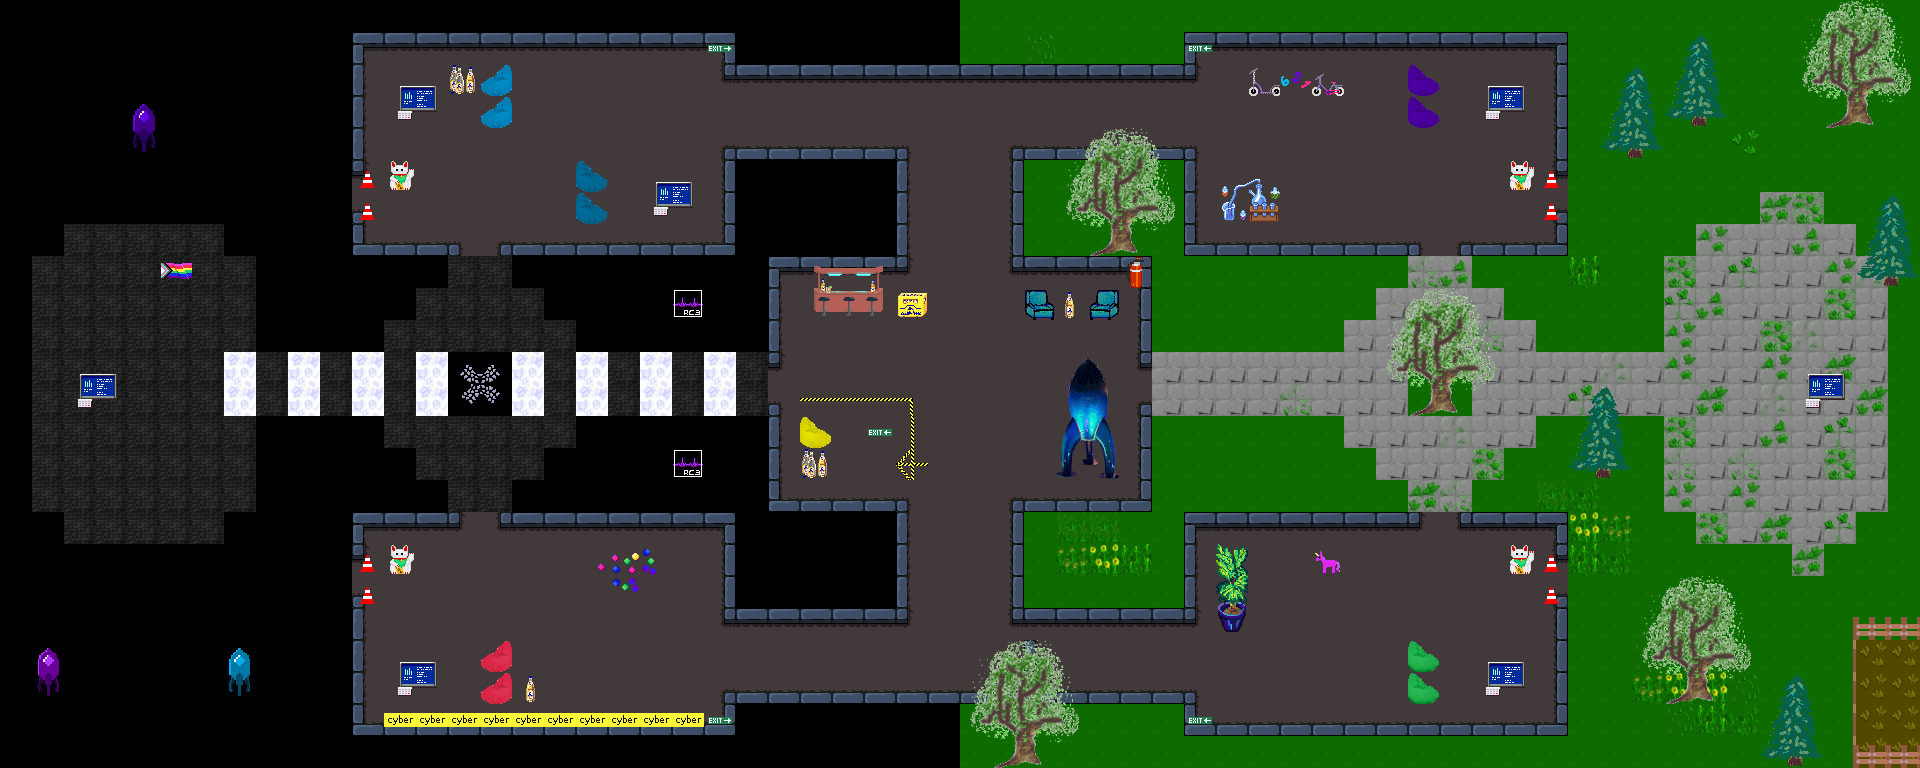

Below is a game level as drawn by its tile map, then a one-line description and the .tmx that defines it (tile-layer data replaced by summaries):
An orthogonal 60x24 tile map with 32x32 px tiles, 19 tile layers (exit_Black, forest-exit, forest-start, exit, ...), 11 tilesets.

<map version="1.4" tiledversion="1.4.2" orientation="orthogonal" renderorder="right-down" width="60" height="24" tilewidth="32" tileheight="32" infinite="0" nextlayerid="24" nextobjectid="1">
 <editorsettings>
  <export target="retrodungeon.json" format="json" />
 </editorsettings>
 <tileset firstgid="1" name="dungeon" tilewidth="32" tileheight="32" tilecount="64" columns="8">
  <image source="tiles/dungeon.png" width="256" height="256" />
  <tile id="0">
   <properties>
    <property name="collides" type="bool" value="true" />
   </properties>
  </tile>
  <tile id="1">
   <properties>
    <property name="collides" type="bool" value="true" />
   </properties>
  </tile>
  <tile id="2">
   <properties>
    <property name="collides" type="bool" value="true" />
   </properties>
  </tile>
  <tile id="3">
   <properties>
    <property name="collides" type="bool" value="true" />
   </properties>
  </tile>
  <tile id="4">
   <properties>
    <property name="collides" type="bool" value="true" />
   </properties>
  </tile>
  <tile id="5">
   <properties>
    <property name="collides" type="bool" value="true" />
   </properties>
  </tile>
  <tile id="6">
   <properties>
    <property name="collides" type="bool" value="true" />
   </properties>
  </tile>
  <tile id="7">
   <properties>
    <property name="collides" type="bool" value="true" />
   </properties>
  </tile>
  <tile id="8">
   <properties>
    <property name="collides" type="bool" value="true" />
   </properties>
  </tile>
  <tile id="9">
   <properties>
    <property name="collides" type="bool" value="true" />
   </properties>
  </tile>
  <tile id="10">
   <properties>
    <property name="collides" type="bool" value="true" />
   </properties>
  </tile>
  <tile id="11">
   <properties>
    <property name="collides" type="bool" value="true" />
   </properties>
  </tile>
  <tile id="12">
   <properties>
    <property name="collides" type="bool" value="true" />
   </properties>
  </tile>
  <tile id="13">
   <properties>
    <property name="collides" type="bool" value="true" />
   </properties>
  </tile>
  <tile id="14">
   <properties>
    <property name="collides" type="bool" value="true" />
   </properties>
  </tile>
  <tile id="15">
   <properties>
    <property name="collides" type="bool" value="true" />
   </properties>
  </tile>
  <tile id="16">
   <properties>
    <property name="collides" type="bool" value="true" />
   </properties>
  </tile>
  <tile id="17">
   <properties>
    <property name="collides" type="bool" value="true" />
   </properties>
  </tile>
  <tile id="18">
   <properties>
    <property name="collides" type="bool" value="true" />
   </properties>
  </tile>
  <tile id="19">
   <properties>
    <property name="collides" type="bool" value="true" />
   </properties>
  </tile>
  <tile id="20">
   <properties>
    <property name="collides" type="bool" value="true" />
   </properties>
  </tile>
  <tile id="21">
   <properties>
    <property name="collides" type="bool" value="true" />
   </properties>
  </tile>
  <tile id="22">
   <properties>
    <property name="collides" type="bool" value="true" />
   </properties>
  </tile>
  <tile id="23">
   <properties>
    <property name="collides" type="bool" value="true" />
   </properties>
  </tile>
  <tile id="24">
   <properties>
    <property name="collides" type="bool" value="false" />
   </properties>
  </tile>
  <tile id="25">
   <properties>
    <property name="collides" type="bool" value="false" />
   </properties>
  </tile>
  <tile id="26">
   <properties>
    <property name="collides" type="bool" value="true" />
   </properties>
  </tile>
  <tile id="27">
   <properties>
    <property name="collides" type="bool" value="true" />
   </properties>
  </tile>
  <tile id="28">
   <properties>
    <property name="collides" type="bool" value="false" />
   </properties>
  </tile>
  <tile id="29">
   <properties>
    <property name="collides" type="bool" value="true" />
   </properties>
  </tile>
  <tile id="30">
   <properties>
    <property name="collides" type="bool" value="false" />
   </properties>
  </tile>
  <tile id="31">
   <properties>
    <property name="collides" type="bool" value="false" />
   </properties>
  </tile>
  <tile id="32">
   <properties>
    <property name="collides" type="bool" value="false" />
   </properties>
  </tile>
  <tile id="33">
   <properties>
    <property name="collides" type="bool" value="false" />
   </properties>
  </tile>
  <tile id="34">
   <properties>
    <property name="collides" type="bool" value="true" />
   </properties>
  </tile>
  <tile id="35">
   <properties>
    <property name="collides" type="bool" value="true" />
   </properties>
  </tile>
  <tile id="36">
   <properties>
    <property name="collides" type="bool" value="false" />
   </properties>
  </tile>
  <tile id="37">
   <properties>
    <property name="collides" type="bool" value="false" />
   </properties>
  </tile>
  <tile id="38">
   <properties>
    <property name="collides" type="bool" value="false" />
   </properties>
  </tile>
  <tile id="39">
   <properties>
    <property name="collides" type="bool" value="false" />
   </properties>
  </tile>
  <tile id="40">
   <properties>
    <property name="collides" type="bool" value="false" />
   </properties>
  </tile>
  <tile id="41">
   <properties>
    <property name="collides" type="bool" value="false" />
   </properties>
  </tile>
  <tile id="42">
   <properties>
    <property name="collides" type="bool" value="true" />
   </properties>
  </tile>
  <tile id="43">
   <properties>
    <property name="collides" type="bool" value="true" />
   </properties>
  </tile>
  <tile id="44">
   <properties>
    <property name="collides" type="bool" value="true" />
   </properties>
  </tile>
  <tile id="45">
   <properties>
    <property name="collides" type="bool" value="false" />
   </properties>
  </tile>
  <tile id="46">
   <properties>
    <property name="collides" type="bool" value="false" />
   </properties>
  </tile>
  <tile id="47">
   <properties>
    <property name="collides" type="bool" value="false" />
   </properties>
  </tile>
  <tile id="48">
   <properties>
    <property name="collides" type="bool" value="false" />
   </properties>
  </tile>
  <tile id="49">
   <properties>
    <property name="collides" type="bool" value="false" />
   </properties>
  </tile>
  <tile id="50">
   <properties>
    <property name="collides" type="bool" value="true" />
   </properties>
  </tile>
  <tile id="51">
   <properties>
    <property name="collides" type="bool" value="true" />
   </properties>
  </tile>
  <tile id="52">
   <properties>
    <property name="collides" type="bool" value="false" />
   </properties>
  </tile>
  <tile id="53">
   <properties>
    <property name="collides" type="bool" value="false" />
   </properties>
  </tile>
  <tile id="54">
   <properties>
    <property name="collides" type="bool" value="false" />
   </properties>
  </tile>
  <tile id="55">
   <properties>
    <property name="collides" type="bool" value="false" />
   </properties>
  </tile>
 </tileset>
 <tileset firstgid="65" name="floortileset" tilewidth="32" tileheight="32" tilecount="64" columns="8">
  <image source="tiles/floortileset.png" width="256" height="256" />
 </tileset>
 <tileset firstgid="129" name="rc3-mullana-colors-128" tilewidth="32" tileheight="32" tilecount="128" columns="16">
  <image source="tiles/rc3-mullana-colors-128.png" width="512" height="256" />
 </tileset>
 <tileset firstgid="257" name="mapUtilities" tilewidth="32" tileheight="32" tilecount="9" columns="9">
  <image source="tiles/mapUtilities.png" width="288" height="32" />
 </tileset>
 <tileset firstgid="266" name="rc3_style_set" tilewidth="32" tileheight="32" tilecount="28" columns="4">
  <image source="tiles/rc3_style_set.png" width="128" height="224" />
 </tileset>
 <tileset firstgid="294" name="cert_safety" tilewidth="32" tileheight="32" tilecount="1024" columns="16">
  <image source="tiles/cert_safety.png" width="512" height="2048" />
 </tileset>
 <tileset firstgid="1318" name="cert_misc" tilewidth="32" tileheight="32" tilecount="1024" columns="16">
  <image source="tiles/misc.png" width="512" height="2048" />
 </tileset>
 <tileset firstgid="2342" name="rc3-mullana-objects" tilewidth="32" tileheight="32" tilecount="128" columns="16">
  <image source="tiles/rc3-mullana-objects.png" width="512" height="256" />
 </tileset>
 <tileset firstgid="2470" name="minideko" tilewidth="32" tileheight="32" tilecount="91" columns="7">
  <image source="tiles/minideko.png" width="224" height="416" />
 </tileset>
 <tileset firstgid="2561" name="dk_garden" tilewidth="32" tileheight="32" tilecount="192" columns="16">
  <image source="tiles/dk_garden.png" width="512" height="384" />
 </tileset>
 <tileset firstgid="2753" name="garden" tilewidth="32" tileheight="32" tilecount="100" columns="10">
  <image source="tiles/garden.png" width="320" height="320" />
 </tileset>
 <layer id="21" name="exit_Black" width="60" height="24">
  <properties>
   <property name="exitSceneUrl" value="retrodungeon.json#start" />
  </properties>
  <data>[1440 cells, 74 non-empty, 1 distinct tile ids]</data>
 </layer>
 <layer id="20" name="forest-exit" width="60" height="24">
  <properties>
   <property name="exitSceneUrl" value="retrodungeon.json#forest-start" />
  </properties>
  <data>[1440 cells, 23 non-empty, 1 distinct tile ids]</data>
 </layer>
 <layer id="19" name="forest-start" width="60" height="24">
  <properties>
   <property name="startLayer" type="bool" value="true" />
  </properties>
  <data>[1440 cells, 7 non-empty, 1 distinct tile ids]</data>
 </layer>
 <layer id="18" name="exit" width="60" height="24">
  <properties>
   <property name="exitSceneUrl" value="main.json#fromRetroDungeon" />
  </properties>
  <data>[1440 cells, 19 non-empty, 1 distinct tile ids]</data>
 </layer>
 <layer id="3" name="start" width="60" height="24">
  <data>[1440 cells, 24 non-empty, 1 distinct tile ids]</data>
 </layer>
 <layer id="22" name="silent" width="60" height="24">
  <properties>
   <property name="silent" type="bool" value="true" />
  </properties>
  <data>[1440 cells, 101 non-empty, 1 distinct tile ids]</data>
 </layer>
 <layer id="9" name="url_TIM" width="60" height="24">
  <properties>
   <property name="openWebsite" value="https://archive.org/details/the_incredible_machine_1992" />
  </properties>
  <data>[1440 cells, 16 non-empty, 1 distinct tile ids]</data>
 </layer>
 <layer id="17" name="url_LodeRunner" width="60" height="24">
  <properties>
   <property name="openWebsite" value="https://archive.org/details/a8b_Lode_Runner_1983_Broderbund_US" />
  </properties>
  <data>[1440 cells, 16 non-empty, 1 distinct tile ids]</data>
 </layer>
 <layer id="16" name="url_Pong" width="60" height="24">
  <properties>
   <property name="openWebsite" value="https://www.ponggame.org/" />
  </properties>
  <data>[1440 cells, 16 non-empty, 1 distinct tile ids]</data>
 </layer>
 <layer id="10" name="url_PoPI" width="60" height="24">
  <properties>
   <property name="openWebsite" value="https://archive.org/details/msdos_Prince_of_Persia_1990" />
  </properties>
  <data>[1440 cells, 16 non-empty, 5 distinct tile ids]</data>
 </layer>
 <layer id="11" name="url_PoPII" width="60" height="24">
  <properties>
   <property name="openWebsite" value="https://archive.org/details/msdos_Prince_of_Persia_2_-_The_Shadow__The_Flame_1993" />
  </properties>
  <data>[1440 cells, 16 non-empty, 1 distinct tile ids]</data>
 </layer>
 <layer id="12" name="url_Sokoban" width="60" height="24">
  <properties>
   <property name="openWebsite" value="https://archive.org/details/Sokoban_1984_Spectrum_Holobyte" />
  </properties>
  <data>[1440 cells, 12 non-empty, 1 distinct tile ids]</data>
 </layer>
 <layer id="13" name="url_Pacman" width="60" height="24">
  <properties>
   <property name="openWebsite" value="https://archive.org/details/msdos_Pac-Man_1983" />
  </properties>
  <data>[1440 cells, 12 non-empty, 1 distinct tile ids]</data>
 </layer>
 <layer id="5" name="underground" width="60" height="24">
  <data>[1440 cells, 1440 non-empty, 9 distinct tile ids]</data>
 </layer>
 <layer id="4" name="dungeon" width="60" height="24">
  <data>[1440 cells, 787 non-empty, 30 distinct tile ids]</data>
 </layer>
 <layer id="7" name="safety" width="60" height="24">
  <data>[1440 cells, 14 non-empty, 5 distinct tile ids]</data>
 </layer>
 <layer id="8" name="furniture" width="60" height="24">
  <data>[1440 cells, 55 non-empty, 25 distinct tile ids]</data>
 </layer>
 <layer id="15" name="deko" width="60" height="24">
  <data>[1440 cells, 42 non-empty, 24 distinct tile ids]</data>
 </layer>
 <objectgroup id="2" name="floorLayer" locked="1" />
 <layer id="23" name="garden" width="60" height="24">
  <data>[1440 cells, 136 non-empty, 35 distinct tile ids]</data>
 </layer>
</map>
